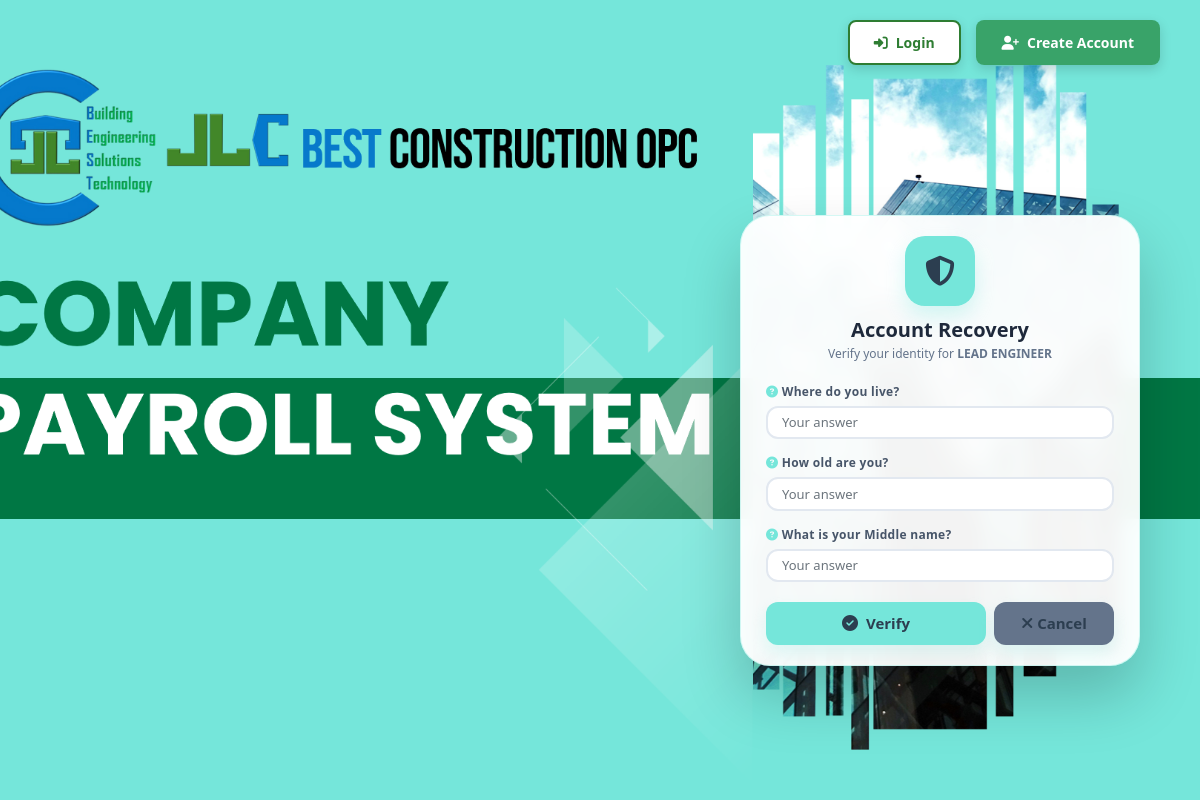
The page /login.php?forgot_password=true&role=user on the database its author committed.
### tables this page shows
CREATE TABLE IF NOT EXISTS `user_accounts` (
  `id` int NOT NULL AUTO_INCREMENT,
  `username` varchar(50) NOT NULL,
  `password_hash` varchar(255) NOT NULL,
  `full_name` varchar(100) NOT NULL,
  `email` varchar(100) NOT NULL,
  `role` enum('ceo','user') NOT NULL,
  `is_active` tinyint DEFAULT '1',
  `security_answer1` varchar(255) DEFAULT NULL,
  `security_answer2` varchar(255) DEFAULT NULL,
  `security_answer3` varchar(255) DEFAULT NULL,
  `created_at` timestamp NOT NULL DEFAULT CURRENT_TIMESTAMP,
  `last_login` timestamp NULL DEFAULT NULL,
  `security_question1` varchar(255) DEFAULT 'What is your mother''s maiden name?',
  `security_question2` varchar(255) DEFAULT 'What was the name of your first pet?',
  `security_question3` varchar(255) DEFAULT 'What city were you born in?',
  PRIMARY KEY (`id`),
  UNIQUE KEY `username` (`username`),
  UNIQUE KEY `email` (`email`)
);

### login.php (the view, shortened to what this page needs)
<?php
$show_create_form = false;
$show_security_form = false;
$show_login_form = true;
if (isset($_GET['forgot_password']) && $_GET['forgot_password'] === 'true') {
    $show_security_form = true;
    $show_login_form = false;
    $show_create_form = false;
}
?>
<!DOCTYPE html>
<html lang="en">
<head>
    <link href="https://cdn.jsdelivr.net/npm/bootstrap@4.5.2/dist/css/bootstrap.min.css" rel="stylesheet">
    <link rel="stylesheet" href="https://cdnjs.cloudflare.com/ajax/libs/font-awesome/6.4.0/css/all.min.css">
</head>
<body>
    <div class="background">
        <div class="login-header">
            <div class="button-area">
                <div class="dropdown">
                    <button class="btn-header btn-login <?php echo $show_login_form ? 'btn-active' : ''; ?>" id="loginDropdown" data-toggle="dropdown" aria-haspopup="true" aria-expanded="false">
                        <i class="fas fa-sign-in-alt"></i> Login
                    </button>
                </div>
                <div class="dropdown">
                    <button class="btn-header btn-create <?php echo $show_create_form ? 'btn-active' : ''; ?>" id="createDropdown" data-toggle="dropdown" aria-haspopup="true" aria-expanded="false">
                        <i class="fas fa-user-plus"></i> Create Account
                    </button>
                </div>
            </div>
        </div>
        <div class="main-content">
            <?php if ($show_security_form): ?>
            <?php
            $reset_role = isset($_GET['role']) ? $_GET['role'] : 'user';
            include_once("connection.php");
            $default_q1 = "What is your mother's maiden name?";
            $default_q2 = "What was the name of your first pet?";
            $default_q3 = "What city were you born in?";
            $question1 = $default_q1;
            $question2 = $default_q2;
            $question3 = $default_q3;
            if ($reset_role === 'admin') {
                $result = $conn->query("SELECT security_question1, security_question2, security_question3 FROM super_user WHERE security_question1 IS NOT NULL ORDER BY id DESC LIMIT 1");
                if ($result && $result->num_rows > 0) {
                    $row = $result->fetch_assoc();
                    $question1 = !empty($row['security_question1']) ? $row['security_question1'] : $default_q1;
                    $question2 = !empty($row['security_question2']) ? $row['security_question2'] : $default_q2;
                    $question3 = !empty($row['security_question3']) ? $row['security_question3'] : $default_q3;
                }
            }
            elseif ($reset_role === 'user') {
                $stmt = $conn->prepare("SELECT security_question1, security_question2, security_question3 FROM user_accounts WHERE role = 'user' AND security_question1 IS NOT NULL ORDER BY id DESC LIMIT 1");
                $stmt->execute();
                $result = $stmt->get_result();
                if ($result && $result->num_rows > 0) {
                    $row = $result->fetch_assoc();
                    $question1 = !empty($row['security_question1']) ? $row['security_question1'] : $default_q1;
                    $question2 = !empty($row['security_question2']) ? $row['security_question2'] : $default_q2;
                    $question3 = !empty($row['security_question3']) ? $row['security_question3'] : $default_q3;
                }
            }
            ?>
            <div class="form-container">
                <div class="form-body">
                    <div style="text-align: center; margin-bottom: 20px;">
                        <div style="width: 70px; height: 70px; background: #75e6da; border-radius: 20px; display: flex; align-items: center; justify-content: center; margin: 0 auto 12px; box-shadow: 0 10px 20px rgba(117, 230, 218, 0.3);">
                            <i class="fas fa-shield-halved" style="font-size: 30px; color: #2c3e50;"></i>
                        </div>
                        <h4 style="color: #1e293b; font-weight: 800; margin-bottom: 3px; font-size: 20px;">
                            Account Recovery
                        </h4>
                        <p style="color: #64748b; font-size: 12px;">
                            Verify your identity for
                            <strong>
                                <?php
                                    if ($reset_role === 'admin') {
                                        echo 'ADMINISTRATOR';
                                    } elseif ($reset_role === 'ceo') {
                                        echo 'CHIEF EXECUTIVE OFFICER';
                                    } else {
                                        echo 'LEAD ENGINEER';
                                    }
                                ?>
                            </strong>
                        </p>
                    </div>
                    <form method="POST" action="verify_security.php" id="securityForm">
                        <div class="form-group">
                            <label style="font-size: 12px;"><i class="fas fa-question-circle" style="color: #75e6da;"></i> <?php echo htmlspecialchars($question1); ?></label>
                            <input type="text" class="form-control" name="answer1" placeholder="Your answer" value="" autocomplete="off" required>
                        </div>
                        <div class="form-group">
                            <label style="font-size: 12px;"><i class="fas fa-question-circle" style="color: #75e6da;"></i> <?php echo htmlspecialchars($question2); ?></label>
                            <input type="text" class="form-control" name="answer2" placeholder="Your answer" value="" autocomplete="off" required>
                        </div>
                        <div class="form-group">
                            <label style="font-size: 12px;"><i class="fas fa-question-circle" style="color: #75e6da;"></i> <?php echo htmlspecialchars($question3); ?></label>
                            <input type="text" class="form-control" name="answer3" placeholder="Your answer" value="" autocomplete="off" required>
                        </div>
                        <div style="display: flex; gap: 8px; margin-top: 20px;">
                            <button type="submit" class="btn-submit" style="flex: 2; margin-top: 0; padding: 10px;">
                                <i class="fas fa-check-circle"></i> Verify
                            </button>
                            <a href="login.php" class="btn-submit" style="flex: 1; background: #64748b; text-decoration: none; display: inline-block; text-align: center; margin-top: 0; padding: 10px;">
                                <i class="fas fa-times"></i> Cancel
                            </a>
                        </div>
                    </form>
                </div>
            </div>
            <?php endif; ?>
        </div>
    </div>
</body>
</html>

### login.php (style rules this page uses)
* { box-sizing: border-box; margin: 0; padding: 0; }
html, body { width: 100%; height: 100%; font-family: 'Segoe UI', Tahoma, Geneva, Verdana, sans-serif; }
.background { width: 100%; min-height: 100vh; background-image: url('assets/images/logo3.png'); background-repeat: no-repeat; background-position: center; background-size: cover; display: flex; flex-direction: column; position: relative; }
.login-header { width: 100%; padding: 20px 40px; display: flex; justify-content: flex-end; align-items: center; position: fixed; top: 0; left: 0; z-index: 1000; background: transparent; }
.button-area { display: flex; gap: 15px; }
.btn-header { padding: 10px 24px; border: none; border-radius: 8px; font-size: 14px; font-weight: 600; cursor: pointer; transition: all 0.3s ease; display: flex; align-items: center; gap: 8px; box-shadow: 0 4px 12px rgba(0,0,0,0.15); }
.btn-login { background: white; color: #2E7D32; border: 2px solid #2E7D32; }
.btn-create { background: linear-gradient(135deg, #39a369, #39a369); color: white; border: 2px solid transparent; }
.main-content { width: 100%; height: 100vh; display: flex; align-items: center; justify-content: flex-end; padding: 100px 60px 20px 20px; }
.form-container { width: 100%; max-width: 400px; background: rgba(255,255,255,0.95); backdrop-filter: blur(10px); border-radius: 30px; box-shadow: 0 30px 60px rgba(0,0,0,0.2); overflow: hidden; animation: slideIn 0.5s ease; border: 1px solid rgba(117, 230, 218, 0.3); }
.form-body { padding: 20px 25px; }
.form-group { margin-bottom: 15px; }
.form-group label { font-weight: 600; color: #475569; margin-bottom: 5px; display: block; font-size: 12px; letter-spacing: 0.3px; }
.form-control { padding: 10px 14px; border: 2px solid #e2e8f0; border-radius: 12px; font-size: 13px; transition: all 0.3s ease; width: 100%; background: white; }
.btn-submit { width: 100%; padding: 12px; background: #75e6da; color: #2c3e50; border: none; border-radius: 12px; font-size: 15px; font-weight: 700; cursor: pointer; transition: all 0.3s ease; display: flex; align-items: center; justify-content: center; gap: 8px; box-shadow: 0 8px 16px rgba(117, 230, 218, 0.2); }
.btn-submit i { font-size: 16px; }

### rows shown on the page
user_accounts: security_question1 "Where do you live?", security_question2 "How old are you?", security_question3 "What is your Middle name?"
